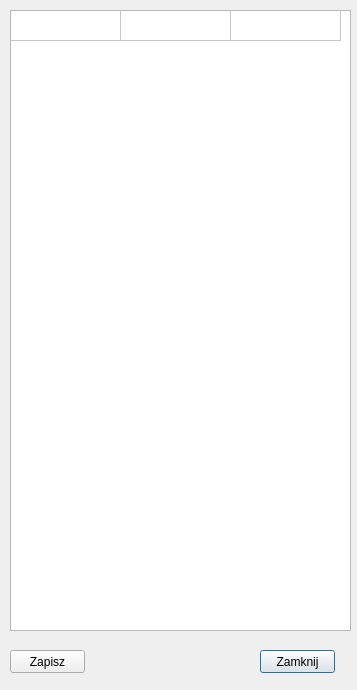
<?xml version="1.0" encoding="UTF-8"?>
<ui version="4.0">
 <class>FavouriteCommands</class>
 <widget class="QDialog" name="FavouriteCommands">
  <property name="geometry">
   <rect>
    <x>0</x>
    <y>0</y>
    <width>357</width>
    <height>690</height>
   </rect>
  </property>
  <property name="sizePolicy">
   <sizepolicy hsizetype="Fixed" vsizetype="Fixed">
    <horstretch>0</horstretch>
    <verstretch>0</verstretch>
   </sizepolicy>
  </property>
  <property name="windowTitle">
   <string>Dialog</string>
  </property>
  <widget class="QPushButton" name="closeButton">
   <property name="geometry">
    <rect>
     <x>260</x>
     <y>650</y>
     <width>75</width>
     <height>23</height>
    </rect>
   </property>
   <property name="text">
    <string>Zamknij</string>
   </property>
  </widget>
  <widget class="QPushButton" name="saveButton">
   <property name="geometry">
    <rect>
     <x>10</x>
     <y>650</y>
     <width>75</width>
     <height>23</height>
    </rect>
   </property>
   <property name="text">
    <string>Zapisz</string>
   </property>
  </widget>
  <widget class="QTableWidget" name="commandTable">
   <property name="geometry">
    <rect>
     <x>10</x>
     <y>10</y>
     <width>341</width>
     <height>621</height>
    </rect>
   </property>
   <property name="horizontalScrollBarPolicy">
    <enum>Qt::ScrollBarAlwaysOff</enum>
   </property>
   <property name="defaultDropAction">
    <enum>Qt::IgnoreAction</enum>
   </property>
   <property name="selectionMode">
    <enum>QAbstractItemView::SingleSelection</enum>
   </property>
   <property name="showGrid">
    <bool>true</bool>
   </property>
   <property name="cornerButtonEnabled">
    <bool>true</bool>
   </property>
   <property name="rowCount">
    <number>1</number>
   </property>
   <property name="columnCount">
    <number>3</number>
   </property>
   <attribute name="horizontalHeaderVisible">
    <bool>false</bool>
   </attribute>
   <attribute name="horizontalHeaderDefaultSectionSize">
    <number>110</number>
   </attribute>
   <attribute name="verticalHeaderVisible">
    <bool>false</bool>
   </attribute>
   <row/>
   <column>
    <property name="text">
     <string>Nazwa</string>
    </property>
   </column>
   <column>
    <property name="text">
     <string>Komenda</string>
    </property>
   </column>
   <column>
    <property name="text">
     <string>Wyślij</string>
    </property>
   </column>
  </widget>
 </widget>
 <resources/>
 <connections>
  <connection>
   <sender>closeButton</sender>
   <signal>clicked()</signal>
   <receiver>FavouriteCommands</receiver>
   <slot>accept()</slot>
   <hints>
    <hint type="sourcelabel">
     <x>304</x>
     <y>656</y>
    </hint>
    <hint type="destinationlabel">
     <x>335</x>
     <y>682</y>
    </hint>
   </hints>
  </connection>
  <connection>
   <sender>saveButton</sender>
   <signal>clicked()</signal>
   <receiver>FavouriteCommands</receiver>
   <slot>saveCommands()</slot>
   <hints>
    <hint type="sourcelabel">
     <x>49</x>
     <y>664</y>
    </hint>
    <hint type="destinationlabel">
     <x>203</x>
     <y>683</y>
    </hint>
   </hints>
  </connection>
 </connections>
 <slots>
  <slot>loadCommands()</slot>
  <slot>saveCommands()</slot>
 </slots>
</ui>
